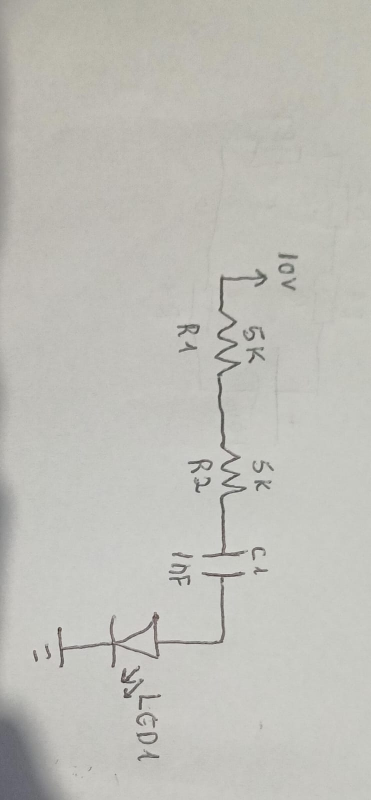
#> input picture project/projects/PRJ_0005/original.jpeg, 742 x 1600 px (shown at 1/2 size); its folder holds only this picture in this run
$ python -i ocr_regions.py   (imports and definitions only)
#> lines starting #> are read from the running program, lines starting #| are printed output that depends on the picture; after the words box and inside, x2 and y2 are one past the last pixel; in counts of white or black regions, pixels touching at a corner belong together
#> further down, picture is the input picture: shape (1600, 742, 3); mean B, G, R 184.5, 190.6, 191.3
### project/backend/resistor_geometry.py
"""Resistor evidence from a closed body or a continuous alternating lead path."""
import cv2
import numpy as np
from contextvars import ContextVar
from functools import wraps
import hashlib
import copy
from collections import OrderedDict
from threading import RLock

_SYMBOL_CACHE=ContextVar('symbol_analysis_cache',default=None)
_VISION_RESULTS=dict(entries=OrderedDict(),bytes=0)
_VISION_LOCK=RLock()
_VISION_CACHE_LIMIT=128*1024*1024

# [6 lines left out: function session_result, not called in this run]


def cached_vision(fn):
    """Reuse content-identical pure analysis across stages, bounded to 128 MiB."""
    # [34 lines left out: functions freeze, size, wrapped, not called in this run]
    return wrapped


# [317 lines left out: functions symbol_analysis_session, symbol_mask, _symbol_mask, _run, iec_bodies, _thin_symbol and 1 more, not called in this run]

### project/atualizacao/backend/ocr_regions.py
"""Find photographed text lines once, retaining original image coordinates."""
import cv2
import numpy as np
from backend.ink_color import estimate_component_ink,component_ink_mask


def text_ink_image(image,detections=()):
#> called with detections = ()
    bgr=image if image.ndim==3 else cv2.cvtColor(image,cv2.COLOR_GRAY2BGR)
    profile=estimate_component_ink(bgr,{'detections':list(detections)}) if detections else {}
#> profile = 0 items
    mask=component_ink_mask(bgr,profile) if profile.get('active') and profile.get('chromatic') else None
    if mask is None:
        hsv=cv2.cvtColor(bgr,cv2.COLOR_BGR2HSV)
#> hsv: shape (1600, 742, 3); mean H, S, V 29, 9.9, 191.7
        gray=cv2.cvtColor(bgr,cv2.COLOR_BGR2GRAY)
        # Saturated handwriting is separated from neutral paper/rules even
        # before component classification. Keep every substantial ink hue.
        colored=(hsv[:,:,1]>35)&(gray<200)
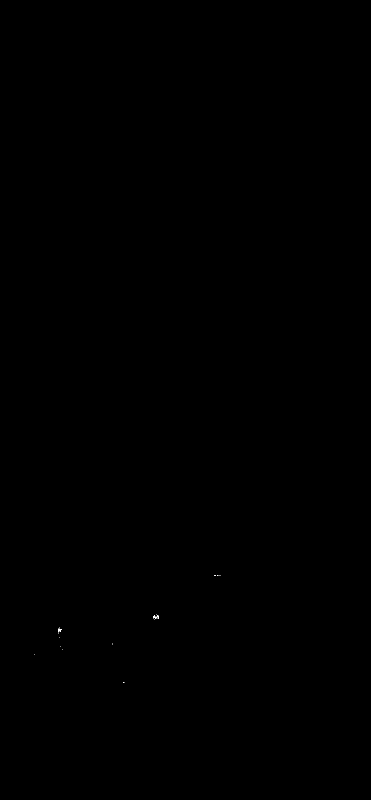
#> colored: shape (1600, 742) bool (shown at 1/2 size); 0.01% white in thin lines or dots, all inside (x1, y1, x2, y2) = (68, 1151, 442, 1365)
        paper=cv2.GaussianBlur(gray,(0,0),18)
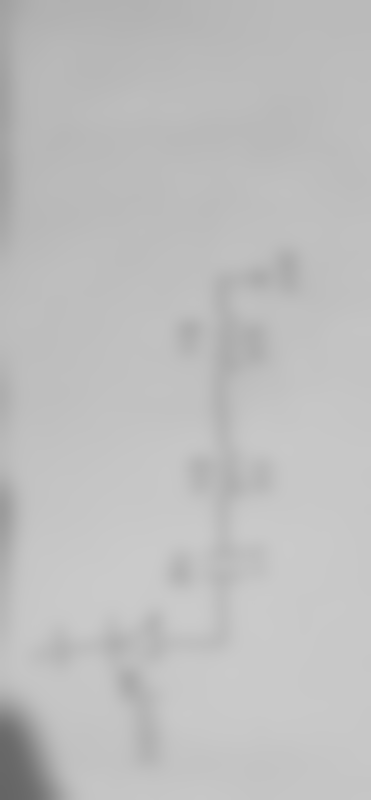
#> paper: shape (1600, 742) (shown at 1/2 size); min 101, max 202, mean 190.1
        foreground=(paper.astype(float)-gray)>max(15,float(np.percentile(paper,50))*.12)
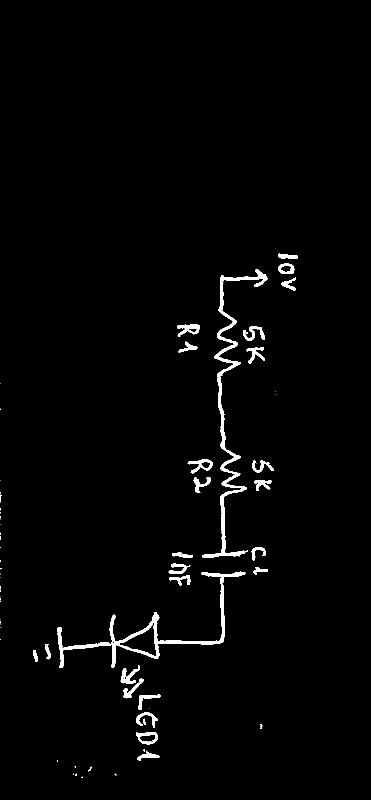
#> foreground: shape (1600, 742) bool (shown at 1/2 size); 1.8% white; 68 white regions (38 under 20 px), largest, box (x1, y1, x2, y2) and area: (404, 538, 535, 1115) 6283, (115, 1143, 491, 1336) 5416, (354, 648, 400, 674) 576
        # Neutral notebook rules may outnumber the colored writing. Exclude
        # long axis lines only while estimating the pen color coverage.
        policy_ink=foreground.astype(np.uint8)*255
        long_lines=cv2.morphologyEx(policy_ink,cv2.MORPH_OPEN,np.ones((1,max(40,gray.shape[1]//2)),np.uint8))
#> long_lines: shape (1600, 742); every value is 0
        long_lines|=cv2.morphologyEx(policy_ink,cv2.MORPH_OPEN,np.ones((max(40,gray.shape[0]//2),1),np.uint8))
        policy_ink=(policy_ink>0)&(cv2.dilate(long_lines,np.ones((3,3),np.uint8))==0)
        color_coverage=np.count_nonzero(colored&policy_ink)/max(1,np.count_nonzero(policy_ink))
#> color_coverage = 0.0047
        if np.count_nonzero(colored)>.002*gray.size and np.count_nonzero(colored)<.20*gray.size and color_coverage>=.55:
            mask=colored.astype(np.uint8)*255
        else:
            mask=foreground.astype(np.uint8)*255
    # Annotation ink may differ from the component pen. Retain strong neutral
    # strokes; do not let blue components erase black text.
    hsv=cv2.cvtColor(bgr,cv2.COLOR_BGR2HSV);gray=cv2.cvtColor(bgr,cv2.COLOR_BGR2GRAY)
    neutral=((hsv[:,:,1]<30)&(gray<min(120,float(np.percentile(gray,75))*.65))).astype(np.uint8)*255
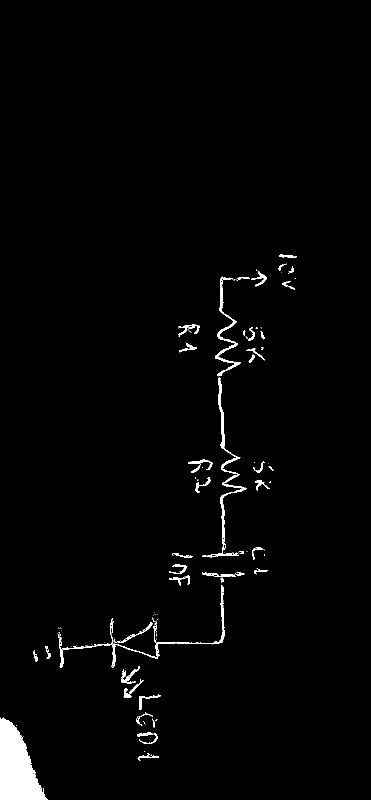
#> neutral: shape (1600, 742) (shown at 1/2 size); 1.8% white; 141 white regions (93 under 20 px), largest, box (x1, y1, x2, y2) and area: (0, 1435, 96, 1600) 9581, (405, 755, 493, 1115) 2224, (430, 553, 481, 753) 1400
    count,labels,stats,_=cv2.connectedComponentsWithStats(neutral,8)
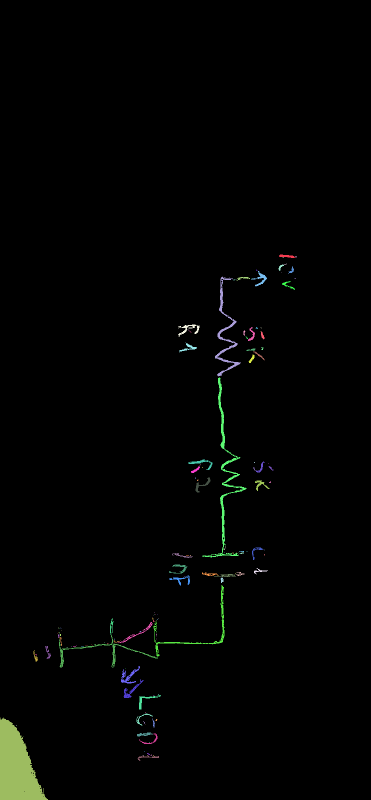
#> labels: shape (1600, 742) int32 (shown at 1/2 size); 142 distinct labels, from 0 to 141; one colour per label, 0 black
#> count = 142; stats = 142 rows, first 6: [0, 0, 742, 1600, 1166249], [558, 509, 34, 7, 137], [590, 512, 4, 3, 5], [565, 515, 3, 1, 3], [567, 527, 7, 2, 7], [557, 529, 11, 13, 56]
    kept=np.zeros(count,np.uint8)
#> kept = 142 values from 0 to 0
    colored_neighborhood=cv2.dilate(mask,np.ones((5,5),np.uint8))
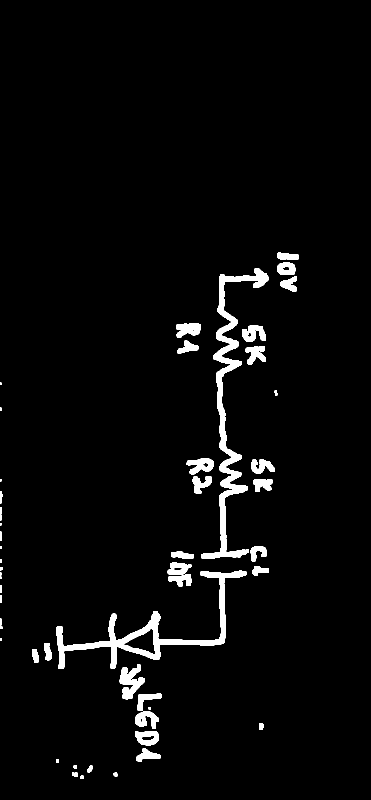
#> colored_neighborhood: shape (1600, 742) (shown at 1/2 size); 3.4% white; 52 white regions (6 under 20 px), largest, box (x1, y1, x2, y2) and area: (402, 536, 537, 1117) 11401, (113, 1141, 493, 1338) 9624, (239, 1329, 290, 1399) 1859
    for index,(x,y,w,h,area) in enumerate(stats[1:],1):
        # Long neutral notebook rules cannot be mistaken for writing regions.
        if area<7 or area>gray.size*.20 or max(w,h)>12*max(1,min(w,h)):continue
        if max(w,h)>max(60,min(gray.shape)*.06):
            yy,xx=np.nonzero(labels[y:y+h,x:x+w]==index)
            _,(major,minor),_=cv2.minAreaRect(np.column_stack((xx,yy)).astype(np.float32))
            if max(major,minor)>6*max(1,min(major,minor)):continue
        # Neutral edge pixels of colored strokes and crossing rules must not
        # join independent blue words to the notebook grid.
        if np.any(colored_neighborhood[y:y+h,x:x+w][labels[y:y+h,x:x+w]==index]):continue
        kept[index]=255
#> this loop made 141 passes
#> (x, y, w, h, area, major, minor) on passes 10, 34: (430, 553, 51, 200, 1400, 49.02, 197.3), (405, 755, 88, 360, 2224, 359.6, 75.01)
#> (major, minor) on passes 74, 88, 101, 126: (159.6, 112.4), (79.4, 9.92), (196.4, 64.05), (164, 95)
#> after the loop, kept = 142 values, max 255 at index 126, min 0 at index 0, mean 1.8
    mask=cv2.bitwise_or(mask,kept[labels])
#> mask: shape (1600, 742); 2.6% white; 69 white regions (38 under 20 px), largest, box (x1, y1, x2, y2) and area: (0, 1435, 96, 1600) 9581, (404, 538, 535, 1115) 6283, (115, 1143, 491, 1336) 5416
    for detection in detections:
        evidence=detection.get('led_emission_validation') or {}
        if not evidence.get('valid'):continue
        for arrow in evidence.get('arrows',[]):
            if not arrow.get('bounds'):continue
            x1,y1,x2,y2=map(int,arrow['bounds'])
            mask[max(0,y1):min(mask.shape[0],y2),max(0,x1):min(mask.shape[1],x2)]=0
    return 255-mask
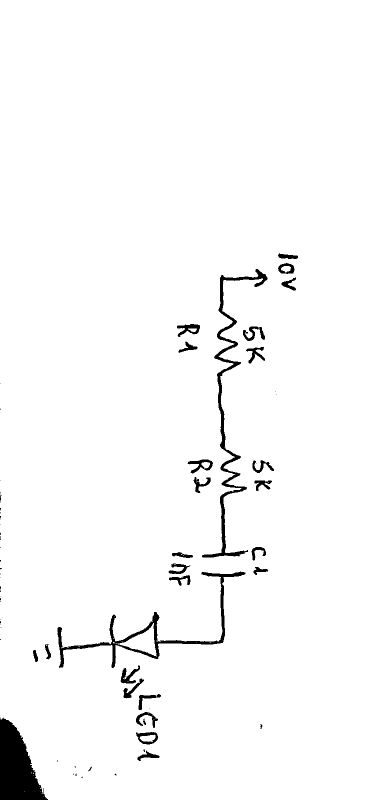
#> returned value: shape (1600, 742) (shown at 1/2 size); 97.4% white; 69 black regions (38 under 20 px), largest, box (x1, y1, x2, y2) and area: (0, 1435, 96, 1600) 9581, (404, 538, 535, 1115) 6283, (115, 1143, 491, 1336) 5416


# [58 lines left out: functions text_line_regions, line_crop, not called in this run]

>>> import cv2
>>> picture = cv2.imread('../../projects/PRJ_0005/original.jpeg')
>>> result = text_ink_image(picture)
